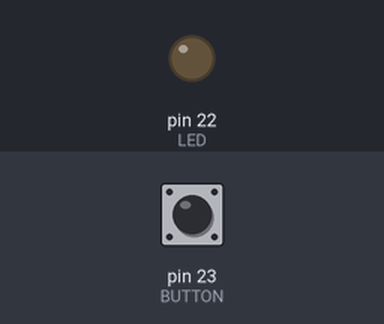
This sketch was run on a simulated Arduino Mega 2560, built with avr-gcc and run on an emulated ATmega2560. On the bench: output pins drawn as LEDs (lit = HIGH). The inputs (shaded band) are chosen by the test bench; at power-on: pin 23 (BUTTON) HIGH. What the sketch prints to the serial monitor is not drawn.

Above: at 1.2 s.
1.3 s: pin 23 (BUTTON) pulled LOW for 0.15 s
At 2.5 s:
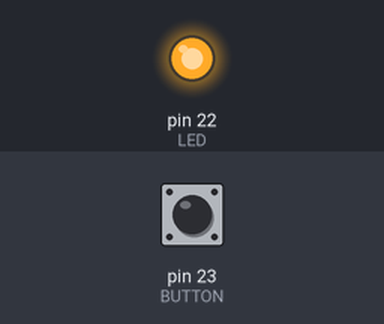
2.9 s: pin 23 (BUTTON) pulled LOW for 1 s
At 3.9 s:
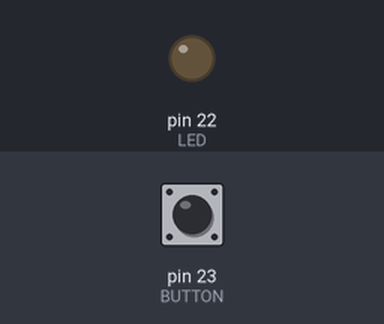
5.4 s: pin 23 (BUTTON) pulled LOW for 3.2 s
At 6.8 s:
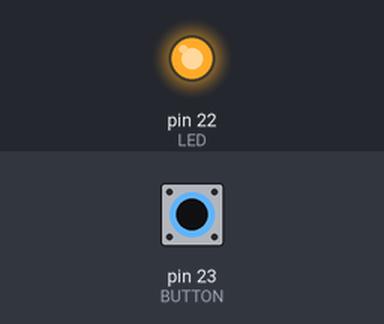
Timing chart, 0 to 8.4 s (numbered marks = the images above; inputs shaded):
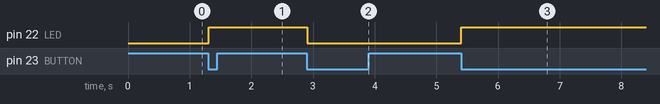

The sketch:

sketch_sep29b.ino
```cpp
  int BUTTON = 23;
  int LED = 22;
  int Counter = 0;

  bool ledState = false ;
  bool lastButtonState = HIGH;

  void setup() {
    Serial.begin(9600);
    pinMode(BUTTON,INPUT_PULLUP);
    pinMode(LED, OUTPUT);
    digitalWrite(LED, LOW);
  }

  void loop() {
    int BUTTON_State = digitalRead(BUTTON);
    Serial.println(Counter);
    if(lastButtonState == HIGH && BUTTON_State == LOW) {
      ledState = !ledState;
      digitalWrite(LED, ledState);
    }


    if(ledState == true) {
      if (Counter < 100){
      Counter = Counter + 1;
      }
    }
    else {
      Counter = 0;
    }

    lastButtonState = BUTTON_State;
  }
```

Measured:
- after the input at 1.3 s, pin 22 (LED): LOW → HIGH at once
- after the input at 2.9 s, pin 22 (LED): HIGH → LOW at once
- after the input at 5.4 s, pin 22 (LED): LOW → HIGH at once
